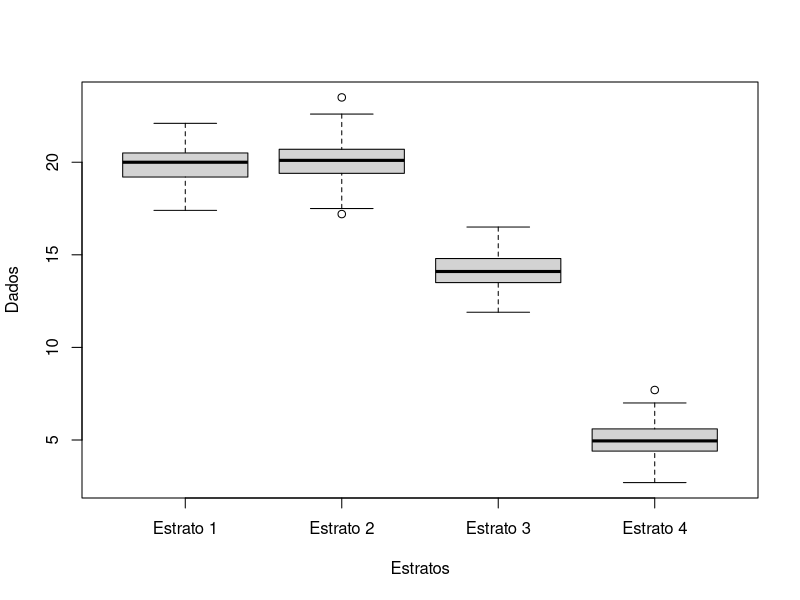

This chart was generated by the following R code:
### Exercicio para casa: Analise de Variancia


## EXERCICIO 1


# Voce e um consultor ambiental e foi contratado para um determinado empreendimento.Para realizar os estudos, voce estratificou
# a area experimental em 4 estratos, e amostrou 200 arvores em cada estrato. Agora voce necessita saber se os estratos
# são signicativamente diferentes em relacao ao volume vegetal coletado, e quais estratos diferem entre si, para que as
# analises prossigam.
# Responda essas questoes com os metodos estatisticos adequados.
# OBS: Nao esqueca de responder as questoes levantadas apontando a hipotese nula e alternativa se for realizado um teste
# de hipoteses
# A planilha com os dados REFERENTES A ESSA QUESTAO e o exercicio-anova-1.xlsx

#inserindo dados
library(readxl)
exercicio_anova_1 <- read_excel("exercicio-anova-1.xlsx")
#transformando os dados em dados numericos
exercicio_anova_1$dados=as.numeric(exercicio_anova_1$dados)
#visualizacao dos dados
View(exercicio_anova_1)
#transformando a tabela de dados em data frame
exercicio_anova_1<-data.frame(exercicio_anova_1$dados, exercicio_anova_1$estratos)

#variavel dependente(continua)/divisao dos dados numericos em estratos
estrato1<-exercicio_anova_1$exercicio_anova_1.dados[1:200]
estrato2<-exercicio_anova_1$exercicio_anova_1.dados[201:400]
estrato3<-exercicio_anova_1$exercicio_anova_1.dados[401:600]
estrato4<-exercicio_anova_1$exercicio_anova_1.dados[601:800]
exercicio_anova_1.dados<-c(estrato1,estrato2,estrato3,estrato4)

#variavel independente(categorica)
exercicio_anova_1$exercicio_anova_1.estratos<- rep(c("Estrato 1","Estrato 2","Estrato 3","Estrato 4"),each=200)

#para visualizar os dados
str(exercicio_anova_1)
boxplot(exercicio_anova_1.dados~exercicio_anova_1.estratos,data=exercicio_anova_1 ,
        order=c("Estrato 1","Estrato 2", "Estrato 3","Estrato 4") , color="black" ,
        ylab="Dados", xlab="Estratos")

#teste de normalidade (H0: distribuicao normal; H1: populacao nao distribuida normalmente.)
shapiro.test(estrato1)
#estrato1 distribuido normalmente (p>0.05)
shapiro.test(estrato2)
#estrato2 distribuido normalmente (p>0.05)
shapiro.test(estrato3)
#estrato3 distribuido normalmente (p>0.05)
shapiro.test(estrato4)
#estrato4 distribuido normalmente (p>0.05)

#teste de homoscedascidade/homogeinidade das variancias (H0:variancias homogeneas; H1: variancias nao homogeneas)
library(car)
leveneTest(exercicio_anova_1.dados~exercicio_anova_1.estratos, data=exercicio_anova_1, center=mean)
#as variancias são homogeneas (p>0.05)

#teste ANOVA (H0:nao ha diferenca siginificativa; H1:ha diferenca significativa)
testeanova <- aov(exercicio_anova_1.dados~exercicio_anova_1.estratos, data=exercicio_anova_1)
summary(testeanova)
#existe diferenca significativa entre as variancias dos estratos (p<0.05)

## EXERCICIO 2



# Em um laboratorio foi realizada a coleta de plasma sanguineo de 20 pequenos roedores, e o grupo de pesquisa quer
# saber se determinado hormonio afeta o nivel de plasma sanguineo, se ha diferenca entre esse nivel para machos e 
# femeas e se existe diferenca entre machos e femeas na presenca de hormonio e/ou na ausencia dele.
# Responda as questoes levantadas utilizando metodos estatisticos adequados


# A planilha com os dados REFERENTES A ESSA QUESTAO e o exercicio-anova-2.xlsx


# OBS: Nao esqueca de responder as questoes levantadas apontando a hipotese nula e alternativa se for realizado um teste
# de hipoteses


# OBS 2: Na coluna "tratamentos", o numero 1 significa  "presenca do hormonio" e o numero 2"ausencia do hormonio";
# Na coluna "sexo", o numero 1 significa "macho" e o numero 2 "femea".

library(readxl)
exercicio_anova_2 <- read_excel("exercicio-anova-2.xlsx")
View(exercicio_anova_2)

#variaveis
ausencia<-exercicio_anova_2$Plasma[1:10]
presenca<-exercicio_anova_2$Plasma[11:20]

#teste de normalidade para o níveis de plasma em relacao aos tratamentos 
#(H0: distribuicao normal; H1: populacao nao distribuida normalmente.)
shapiro.test(ausencia)
shapiro.test(presenca)
#dados distribuidos normalmente (p>0.05)

#teste de normalidade para os niveis de plasma em relacao ao sexo
#(H0: distribuicao normal; H1: populacao nao distribuida normalmente.)
shapiro.test(exercicio_anova_2[exercicio_anova_2$Sexo =="1",]$Plasma)
shapiro.test(exercicio_anova_2[exercicio_anova_2$Sexo =="2",]$Plasma)
#dados distribuidos normalmente (p>0.05)

#teste de homoscedacidade
#(H0:variancias homogeneas; H1: variancias nao homogeneas)
library(car)
leveneTest(exercicio_anova_2$Plasma, group = exercicio_anova_2$Sexo, center=mean)
leveneTest(exercicio_anova_2$Plasma, group =,exercicio_anova_2$Tratamento, center=mean)
#variancia dos dados em relacao ao sexo sao homogeneas
#variancia dos dados em relacao ao tratamento nao sao homogeneas

plasma<-exercicio_anova_2$Plasma
tratamento<-exercicio_anova_2$Tratamento
sexo<-exercicio_anova_2$Sexo
as.character(tratamento)
as.character(sexo)
#teste de ANOVA
testeanova <- aov(plasma~tratamento+sexo+tratamento:sexo, data=exercicio_anova_2)
summary(testeanova)
#o tratamento afeta o nivel de plasma (p<0.05)
#nao ha diferenca no nivel de plasma para machos e femeas (p>0.05)
#nao ha diferenca entre machos e femeas na presenca e ausencia do hormonio (p>0.05)